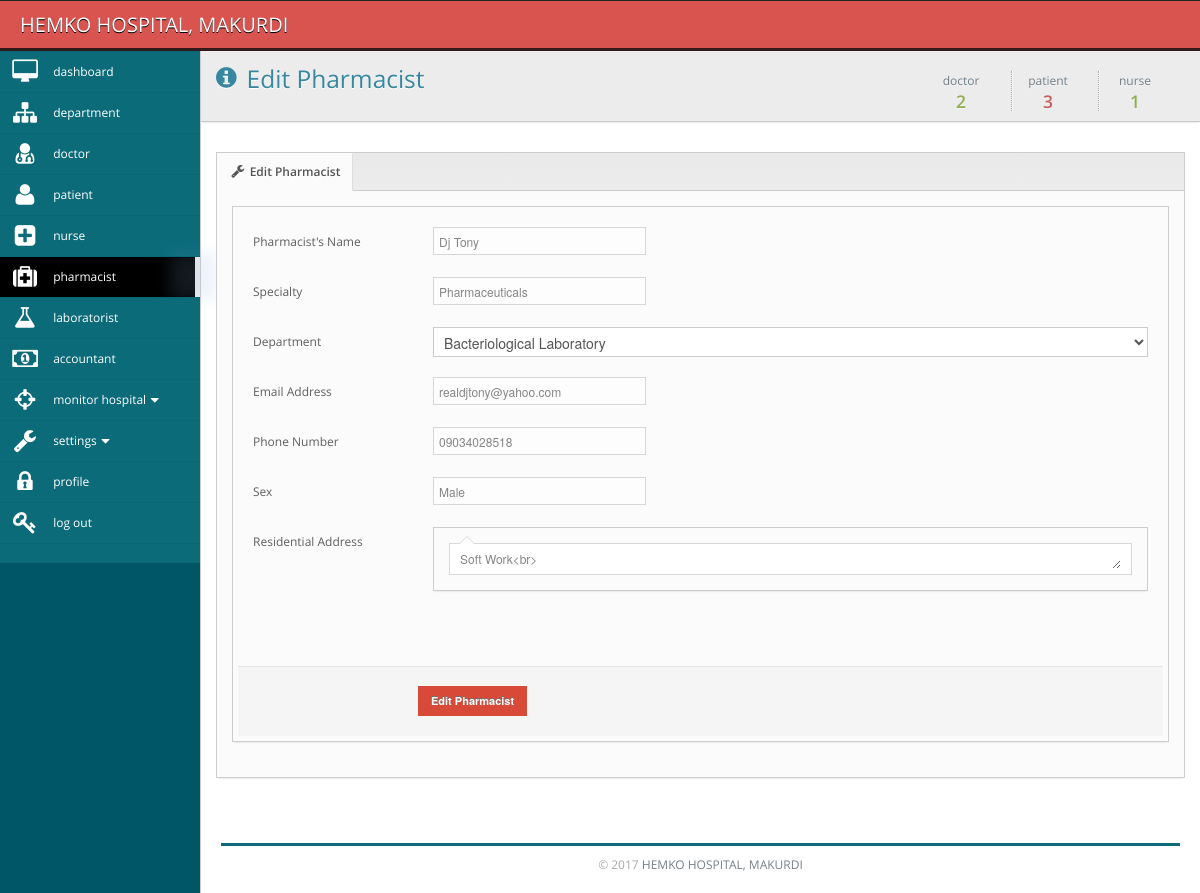
Page /admin/edit_pharmacist.php?id=5 (signed in) on the committed database.
### tables this page shows
CREATE TABLE `staff` (
  `staffid` int(10) unsigned NOT NULL AUTO_INCREMENT,
  `email` varchar(255) DEFAULT NULL,
  `fullname` varchar(255) DEFAULT NULL,
  `sex` varchar(45) DEFAULT NULL,
  `phone` varchar(255) DEFAULT NULL,
  `address` varchar(255) DEFAULT NULL,
  `department` varchar(255) DEFAULT NULL,
  `designation` varchar(255) DEFAULT NULL,
  `specialty` varchar(255) DEFAULT NULL,
  PRIMARY KEY (`staffid`)
);

### admin/edit_pharmacist.php (the view, shortened to what this page needs)
<?php
$loggedInUser = $_SESSION["user"];
$activeUser = mysql_fetch_array(mysql_query("select * from users where(email = '$loggedInUser')"));
$role = $activeUser['role'];
$id=$_GET['id'];
if(!empty($id)){
$pickUp = mysql_fetch_array(mysql_query("select * from staff where staffid = '$id'"));
}
$doctor = mysql_query("select * from staff where designation = 'doctor'");
$nurse = mysql_query("select * from staff where designation = 'accountant'");
$patient = mysql_query("select * from patients");
?>
<!DOCTYPE html PUBLIC "-//W3C//DTD XHTML 1.0 Transitional//EN" "http://www.w3.org/TR/xhtml1/DTD/xhtml1-transitional.dtd">
<html>
    <head>
		<link rel="stylesheet" href="../css/font.css">
		<link href="../css/bayanno.css" media="screen" rel="stylesheet" type="text/css" />
</head>
<?php
 include("../session.php");
?>
<body>
<?php if($role=="admin"){ ?>
    <div class="navbar navbar-top navbar-inverse">
	<div class="navbar-inner">
		<div class="container-fluid">
			<a class="brand" href="">HEMKO HOSPITAL, MAKURDI</a>
		</div>
	</div>
</div>
<div class="primary-sidebar">
	<ul class="nav nav-collapse collapse nav-collapse-primary">
		<li class="">
			<span class="glow"></span>
				<a href="dashboard.php" >
					<i class="icon-desktop icon-2x"></i>
					<span>dashboard</span>
				</a>
		</li>
		<li class="">
			<span class="glow"></span>
				<a href="manage_department.php" >
					<i class="icon-sitemap icon-2x"></i>
					<span>department</span>
				</a>
		</li>
		<li class="">
			<span class="glow"></span>
				<a href="manage_doctor.php" >
					<i class="icon-user-md icon-2x"></i>
					<span>doctor</span>
				</a>
		</li>
		<li class="">
			<span class="glow"></span>
				<a href="manage_patient.php" >
					<i class="icon-user icon-2x"></i>
					<span>patient</span>
				</a>
		</li>
		<li class="">
			<span class="glow"></span>
				<a href="manage_nurse.php" >
					<i class="icon-plus-sign-alt icon-2x"></i>
					<span>nurse</span>
				</a>
		</li>
		<li class="dark-nav active">
			<span class="glow"></span>
				<a href="manage_pharmacist.php" >
					<i class="icon-medkit icon-2x"></i>
					<span>pharmacist</span>
				</a>
		</li>
		<li class="">
			<span class="glow"></span>
				<a href="manage_laboratorist.php" >
					<i class="icon-beaker icon-2x"></i>
					<span>laboratorist</span>
				</a>
		</li>
		<li class="">
			<span class="glow"></span>
				<a href="manage_accountant.php" >
					<i class="icon-money icon-2x"></i>
					<span>accountant</span>
				</a>
		</li>
		<li class="dark-nav ">
			<span class="glow"></span>
            <a class="accordion-toggle  " data-toggle="collapse" href="#view_hospital_submenu" >
                <i class="icon-screenshot icon-2x"></i>
                <span>monitor hospital<i class="icon-caret-down"></i></span>
            </a>
		</li>
		<li class="dark-nav ">
			<span class="glow"></span>
            <a class="accordion-toggle  " data-toggle="collapse" href="#settings_submenu" >
                <i class="icon-wrench icon-2x"></i>
                <span>settings<i class="icon-caret-down"></i></span>
            </a>
		</li>
		<li class="">
			<span class="glow"></span>
				<a href="manage_profile.php" >
					<i class="icon-lock icon-2x"></i>
					<span>profile</span>
				</a>
		</li>
		<li class="">
			<span class="glow"></span>
				<a href="../logout.php" >
					<i class="icon-key icon-2x"></i>
					<span>log out</span>
				</a>
		</li>
	</ul>
</div>
    <div class="main-content">
		        <div class="container-fluid" >
            <div class="row-fluid">
                <div class="area-top clearfix">
                    <div class="pull-left header">
                        <h3 class="title">
                        <i class="icon-info-sign"></i>
                        Edit Pharmacist </h3>
                    </div>
                    <ul class="inline pull-right sparkline-box">
                        <li class="sparkline-row">
                            <h4 class="green">
                                <span>doctor</span>
                               <?php echo mysql_num_rows($doctor);?>
                            </h4>
                        </li>
                        <li class="sparkline-row">
                            <h4 class="red">
                                <span>patient</span>
                                <?php echo mysql_num_rows($patient);?>
                            </h4>
                        </li>
                        <li class="sparkline-row">
                            <h4 class="green">
                                <span>nurse</span>
                                <?php echo mysql_num_rows($nurse);?>
                            </h4>
                        </li>
                    </ul>
                </div>
            </div>
        </div>
        <div class="container-fluid padded">
            <div class="box">
	<div class="box-header">
		<ul class="nav nav-tabs nav-tabs-left">
			<li class="active">
            	<a href="#edit" data-toggle="tab"><i class="icon-wrench"></i>
					Edit Pharmacist
                    	</a></li>
	</ul>
	</div>
	<div class="box-content padded">
		<div class="tab-content">
			<div class="tab-pane box active" id="edit" style="padding: 5px">
                <div class="box-content">
                    <form action="" method="post" accept-charset="utf-8" class="form-horizontal validatable">
                        <div class="padded">
                            <div class="control-group">
                                <label class="control-label">Pharmacist's Name</label>
                                <div class="controls">
                                    <input type="text" class="validate[required]" name="name" value="<?php echo $pickUp['fullname'];?>"/>
                                </div>
                            </div>
							<div class="control-group">
                                <label class="control-label">Specialty</label>
                                <div class="controls">
                                    <input type="text" class="validate[required]" name="specialty" value="<?php echo $pickUp['specialty'];?>" readonly="readonly"/>
                                </div>
                            </div>
							<div class="control-group">
                                <label class="control-label">Department</label>
                                <div class="controls">
                                    <select name="dept" class="uniform" style="width:100%;">
									<option value="<?php echo $pickUp['department'];?>"><?php echo $pickUp['department'];?></option>
                                    </select>
                                </div>
                            </div>
							<div class="control-group">
                                <label class="control-label">Email Address</label>
                                <div class="controls">
                                    <input type="email" class="validate[required]" name="email" value="<?php echo $pickUp['email'];?>"/>
                                </div>
                            </div>
							<div class="control-group">
                                <label class="control-label">Phone Number</label>
                                <div class="controls">
                                    <input type="text" class="validate[required]" name="phone" value="<?php echo $pickUp['phone'];?>"/>
                                </div>
                            </div>
							<div class="control-group">
                                <label class="control-label">Sex</label>
                                <div class="controls">
                                    <input type="text" class="validate[required]" name="sex" value="<?php echo $pickUp['sex'];?>" readonly="readonly"/>
                                </div>
                            </div>
                            <div class="control-group">
                                <label class="control-label">Residential Address</label>
                                <div class="controls">
                                    <div class="box closable-chat-box">
                                        <div class="box-content padded">
                                                <div class="chat-message-box">
                                                <textarea name="address" id="ttt" rows="5" placeholder="Add Description"><?php echo $pickUp['address'];?></textarea>
                                                </div>
                                        </div>
                                    </div>
                                </div>
                            </div>
                            </div>
                        <div class="form-actions">
                            <button type="submit" name="submit" class="btn btn-blue">Edit Pharmacist</button>
                        </div>
                    </form>
                </div>
			</div>
        </div>
	</div>
</div>
        </div>
	    <div style="clear:both;color:#aaa; padding:20px;">
    	<hr /><center>&copy; 2017 <a href="">HEMKO HOSPITAL, MAKURDI</a></center>
    </div>
    </div>
    <?php }else{
  echo "<meta http-equiv=\"refresh\" content=\"0;URL=../error_page.php\">";
  exit;
  } ?>
</body>
</html>

### rows in the picture
staff: name "Dj Tony", specialty "Pharmaceuticals", dept "Bacteriological Laboratory", email "realdjtony@yahoo.com", phone "09034028518", sex "Male", address "Soft Work<br>"

### other values in the picture
mysql_num_rows($doctor) "2"
mysql_num_rows($patient) "3"
mysql_num_rows($nurse) "1"
